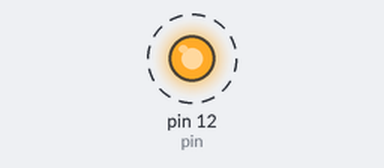
A sketch run on a simulated Arduino Uno, built with avr-gcc and run on an emulated ATmega328P. Shown: output pins drawn as LEDs (lit = HIGH). Dashed ring = blinking.

Above: at 0.2 s.
Timing chart, 0 to 3.0 s (numbered marks = the images above):
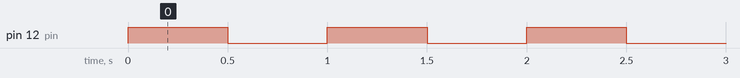

The sketch:

led.ino
```cpp
int pin = 12;

void setup() {
  // put your setup code here, to run once:
  pinMode(pin, OUTPUT);
}

void loop() {
  // put your main code here, to run repeatedly:
  digitalWrite(pin, HIGH);
  delay(500);
  digitalWrite(pin, LOW);
  delay(500);
}
```

Measured:
- by itself, pin 12 (pin): alternates HIGH for 0.50 s and LOW for 0.50 s
